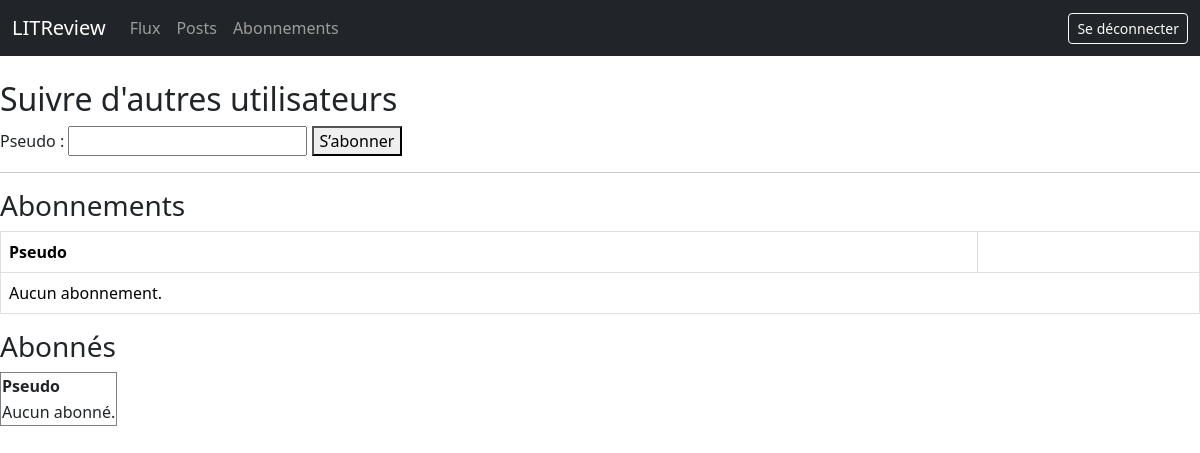
The app's page /reviews/abonnements/ (signed in), older data.
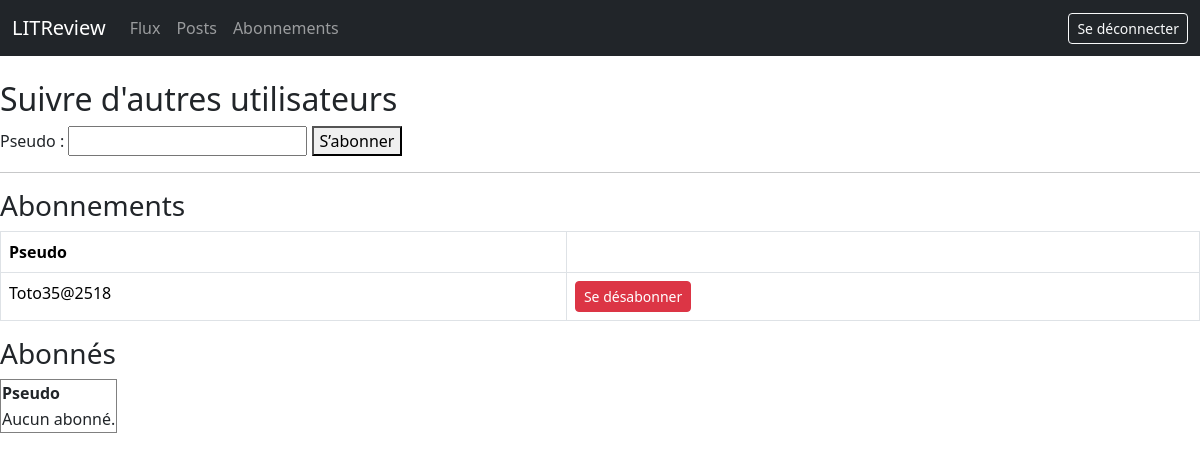
The same page, newer data.
### reviews/models.py (models this page shows)
class UserFollows(models.Model):
    user = models.ForeignKey(
        to=settings.AUTH_USER_MODEL,
        related_name='following',
        on_delete=models.CASCADE
    )
    followed_user = models.ForeignKey(
        to=settings.AUTH_USER_MODEL,
        related_name='followers',
        on_delete=models.CASCADE
    )
    class Meta:
        unique_together = ('user', 'followed_user', )

### reviews/views.py (the view, shortened to what this page needs)
# urls.py: path('abonnements/', views.subscriptions, name='abonnements'),
@login_required
def subscriptions(request):
    message = ""
    abonnements = request.user.following.select_related('followed_user')
    abonnés = request.user.followers.select_related('user')
    return render(request, 'reviews/subscriptions.html', {
        'abonnements': abonnements,
        'abonnes': abonnés,
        'message': message,
    })

### templates/reviews/subscriptions.html (shortened to what this page needs)
<!DOCTYPE html>
<html lang="fr">
<head>
    <link href="https://cdn.jsdelivr.net/npm/bootstrap@5.3.3/dist/css/bootstrap.min.css" rel="stylesheet">
</head>
<body>
<nav class="navbar navbar-expand-lg navbar-dark bg-dark mb-4">
    <div class="container-fluid">
        <a class="navbar-brand" href="{% url 'login' %}">LITReview</a>
        <div class="collapse navbar-collapse">
            <ul class="navbar-nav me-auto">
                <li class="nav-item"><a class="nav-link" href="{% url 'flux' %}">Flux</a></li>
                <li class="nav-item"><a class="nav-link" href="{% url 'posts' %}">Posts</a></li>
                <li class="nav-item"><a class="nav-link" href="{% url 'abonnements' %}">Abonnements</a></li>
            </ul>
            <a href="{% url 'logout' %}" class="btn btn-outline-light btn-sm">Se déconnecter</a>
        </div>
    </div>
</nav>
<div class="form-container">
<h2>Suivre d'autres utilisateurs</h2>
    <form method="post">
        <label for="username">Pseudo :</label>
        <input type="text" name="username" id="username" required>
        <button type="submit">S’abonner</button>
    </form>
    <hr>
    <h3>Abonnements</h3>
    <table class="table table-bordered">
        <tr>
            <th>Pseudo</th>
            <th></th>
        </tr>
        {% for follow in abonnements %}
        <tr>
            <td>{{ follow.followed_user.username }}</td>
            <td>
                <form method="post" style="display:inline;">
                    <button type="submit" class="btn btn-sm btn-danger">Se désabonner</button>
                </form>
            </td>
        </tr>
        {% empty %}
        <tr><td colspan="2">Aucun abonnement.</td></tr>
        {% endfor %}
    </table>
    <h3>Abonnés</h3>
    <table border="1">
        <tr>
            <th>Pseudo</th>
        </tr>
        {% for follow in abonnes %}
        <tr>
            <td>{{ follow.user.username }}</td>
        </tr>
        {% empty %}
        <tr><td colspan="3">Aucun abonné.</td></tr>
        {% endfor %}
    </table>
</div>
</body>
</html>

Row changes from the older to the newer data that the page shows:
added UserFollows: followed_user.username "Toto35@2518"
Text that changed along with them:
text no longer shown: "Aucun abonnement."
